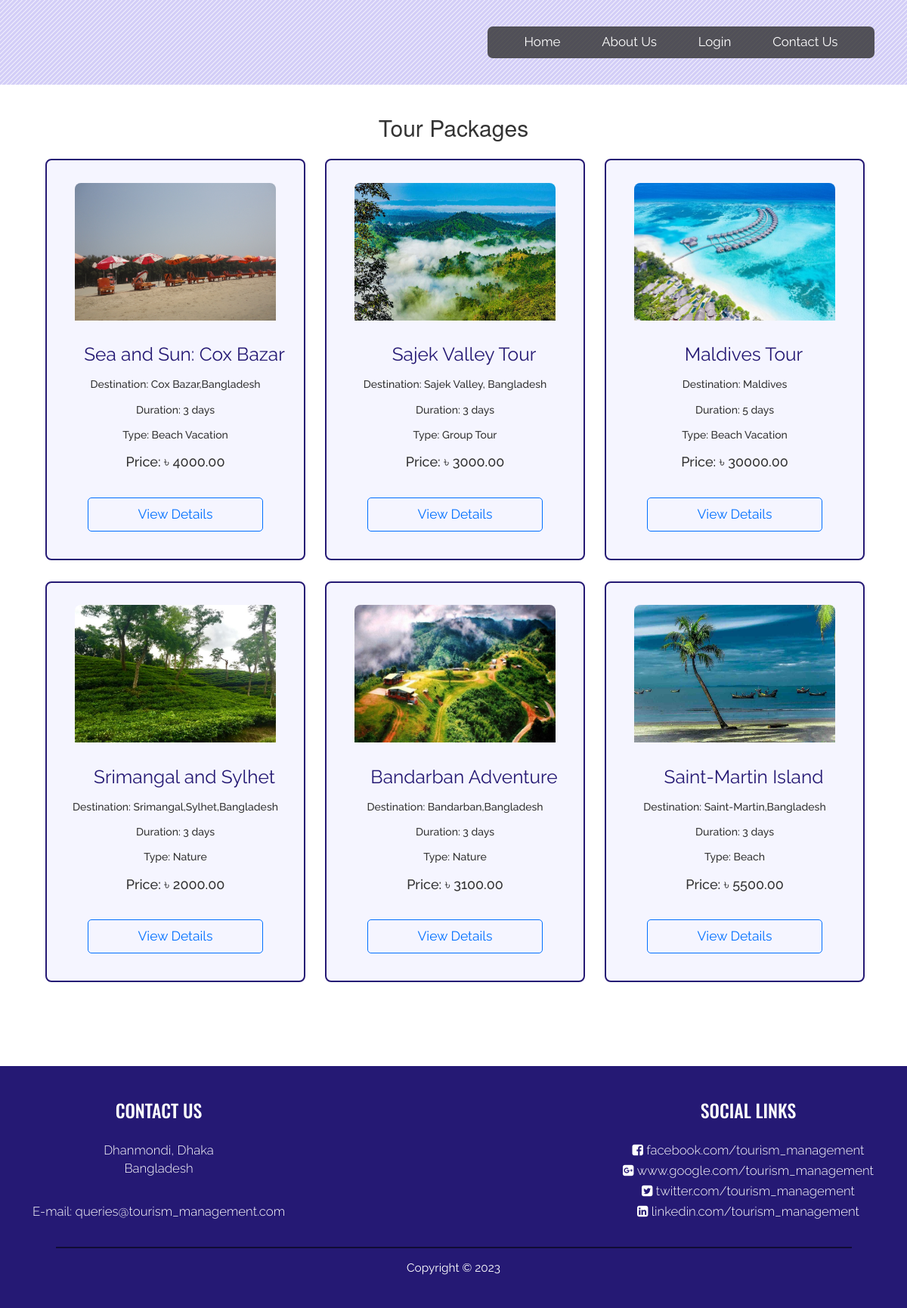
The page /packages.php on the database its author committed.
### tables this page shows
CREATE TABLE `tour_packages` (
  `package_id` int(11) NOT NULL,
  `package_name` varchar(255) NOT NULL,
  `destination` varchar(255) NOT NULL,
  `description` text DEFAULT NULL,
  `inclusions` text DEFAULT NULL,
  `duration` int(11) DEFAULT NULL,
  `status` varchar(255) DEFAULT NULL,
  `price` decimal(10,2) DEFAULT NULL,
  `images` varchar(255) DEFAULT NULL,
  `type` varchar(255) DEFAULT NULL,
  `tour_itinerary` text DEFAULT NULL,
  `max_participants` int(11) DEFAULT NULL,
  `book_start` date DEFAULT NULL,
  `book_end` date DEFAULT NULL,
  `tour_start` datetime DEFAULT NULL,
  `departure` varchar(255) DEFAULT NULL
);

### packages.php (the view, shortened to what this page needs)
<!DOCTYPE html>
<html lang="en">
	<head>
    	<link href="css/main.css" rel="stylesheet">
    	<link href="css/bootstrap.min.css" rel="stylesheet">
    	<link href="https://maxcdn.bootstrapcdn.com/font-awesome/4.7.0/css/font-awesome.min.css" rel="stylesheet">
	</head>
	<body>
		<?php
			if(!isset($_SESSION["username"])) {
				include("common/headerLoggedOut.php");
			}
			else {
				include("common/headerLoggedIn.php");
			}
		?>
		<div class="col-xs-12 popularDestinationsContainer">
			<div class="col-xs-12 destinationHolder">
				<div class="col-xs-12 destinationQuote">
					<h2 class="text-center" style="margin-bottom:25px;">Tour Packages</h2>
				</div>
				<div class="col-sm-12 searchHotels">
					<?php
					$servername = "localhost";
					$username = "root";
					$password = "";
					$dbname = "projectmeteor";
					$conn = new mysqli($servername, $username, $password, $dbname);
					$sql = "SELECT * FROM tour_packages";
					$result = $conn->query($sql);
					if ($result->num_rows > 0) {
						while ($row = $result->fetch_assoc()) {
							?>
							<div class="col-sm-4 text-center">
								<div class="col-sm-12 listItem">
									<div class="col-sm-12 text-center">
										<img src="images/packages/<?php echo $row["images"]; ?>" alt="Hotel Sea Crown"
											style="height: 13em;width: 19em;border-radius: 8px 8px 0 0;position: relative;margin-top: 1.75em;">
									</div>
									<div class="col-sm-12 hotelName dMarginPad">
										<?php echo $row["package_name"]; ?>
									</div>
									<h5 class="dMarginPad">
										Destination: <?php echo $row["destination"]; ?>
									</h5>
									<h5 class="dMarginPad">
										Duration: <?php echo $row["duration"]; ?> days
									</h5>
									<h5 class="dMarginPad">
										Type: <?php echo $row["type"]; ?>
									</h5>
									<h4 class="dMarginPad">
										Price: ৳ <?php echo $row["price"]; ?>
									</h4>
									<div class="col-sm-12 view">
										<a href="packageDetails.php?packageId=<?php echo $row["package_id"] ?>"><input
												type="button" class="viewDetails" name="viewDetails" value="View Details"></a>
									</div>
								</div>
							</div>
						<?php }
					} ?>
				</div>
			</div>
		</div>
		<?php include("common/footer.php"); ?>
	</body>
</html>

### common/headerLoggedOut.php (shortened to what this page needs)
<div class="header col-sm-12">
		<div class="col-sm-12">
			<div class="header">
				<div class="col-sm-8">
				<div class="headerMenu">
					<ul>
						<a href="index.php"><li>Home</li>
						<a href="aboutUs.php"><li>About Us</li></a>
						<a href="login.php"><li>Login</li></a>
						<a href="contactUs.php"><li>Contact Us</li></a>
					</ul>
				</div>
			</div>
			</div>
		</div>
</div>

### common/footer.php
<div class="footer col-sm-12">
	<div class="col-sm-4">
		<div class="footerHeading">
			Contact Us
		</div>
		<div class="footerText">
			Dhanmondi, Dhaka <br> Bangladesh
		</div>
		<div class="footerText">
			E-mail: queries@tourism_management.com
		</div>
	</div>
	<div class="col-sm-4">
	</div>
	<div class="col-sm-4">
		<div class="footerHeading">
			Social Links
		</div>
		<div class="socialLinks">
			<div class="fb">
				facebook.com/tourism_management
			</div>
			<div class="gp">
				www.google.com/tourism_management
			</div>
			<div class="tw">
				twitter.com/tourism_management
			</div>
			<div class="in">
				linkedin.com/tourism_management
			</div>
		</div>
	</div>
	<div class="col-sm-12">
	<div class="copyrightContainer">
		<div class="copyright">
		Copyright &copy; 2023
		</div>
	</div>
	</div>
</div>

### rows shown on the page
tour_packages: images (picture), package_name "Sea and Sun: Cox Bazar", destination "Cox Bazar,Bangladesh", duration "3", type "Beach Vacation", price "4000.00"
tour_packages: images (picture), package_name "Sajek Valley Tour", destination "Sajek Valley, Bangladesh", duration "3", type "Group Tour", price "3000.00"
tour_packages: images (picture), package_name "Maldives Tour", destination "Maldives", duration "5", type "Beach Vacation", price "30000.00"
tour_packages: images (picture), package_name "Srimangal and Sylhet", destination "Srimangal,Sylhet,Bangladesh", duration "3", type "Nature", price "2000.00"
tour_packages: images (picture), package_name "Bandarban Adventure", destination "Bandarban,Bangladesh", duration "3", type "Nature", price "3100.00"
tour_packages: images (picture), package_name "Saint-Martin Island", destination "Saint-Martin,Bangladesh", duration "3", type "Beach", price "5500.00"
